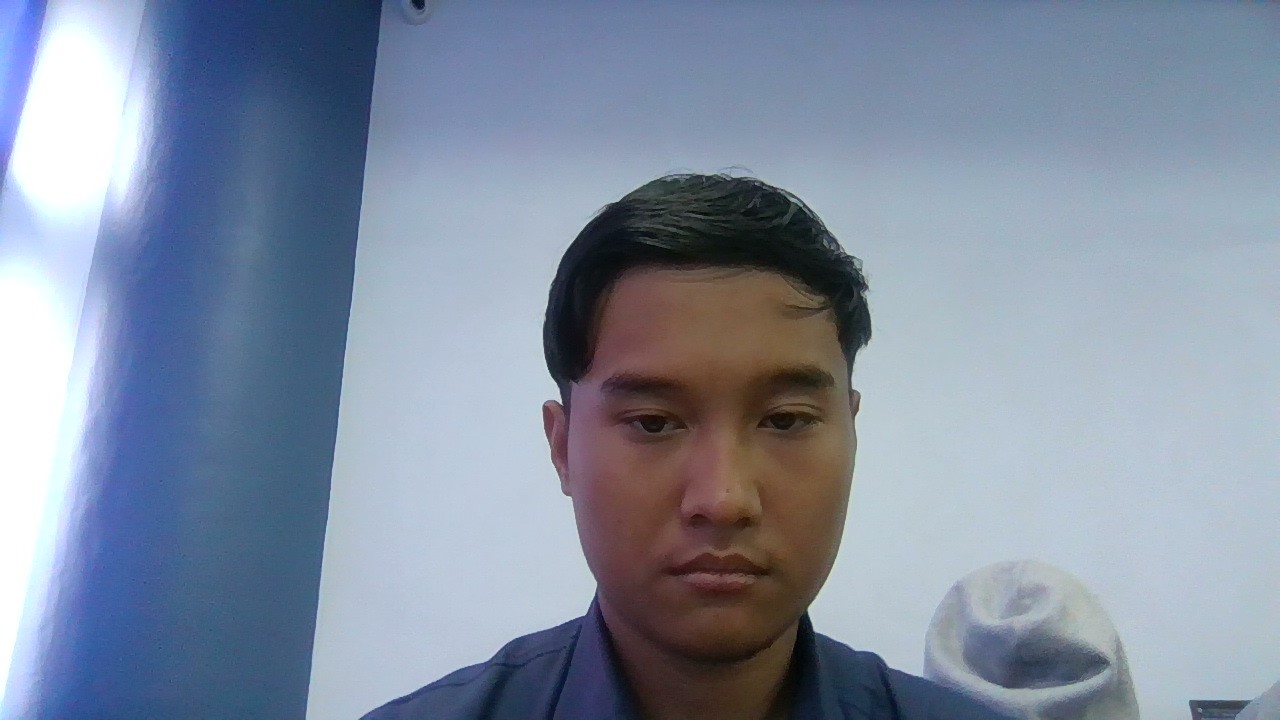
#> input picture test.jpg, 1280 x 720 px
$ python predict_age.py
#> lines starting #> are read from the running program, lines starting #| are printed output that depends on the picture
#> (reads app/models/svm_model.pkl from the repository)
import cv2
import numpy as np
import joblib
from sklearn.svm import SVC

# Fungsi untuk ekstraksi fitur LBP
def extract_lbp_features(image_path):
#> called with image_path = 'test.jpg'
    image = cv2.imread(image_path, cv2.IMREAD_GRAYSCALE)
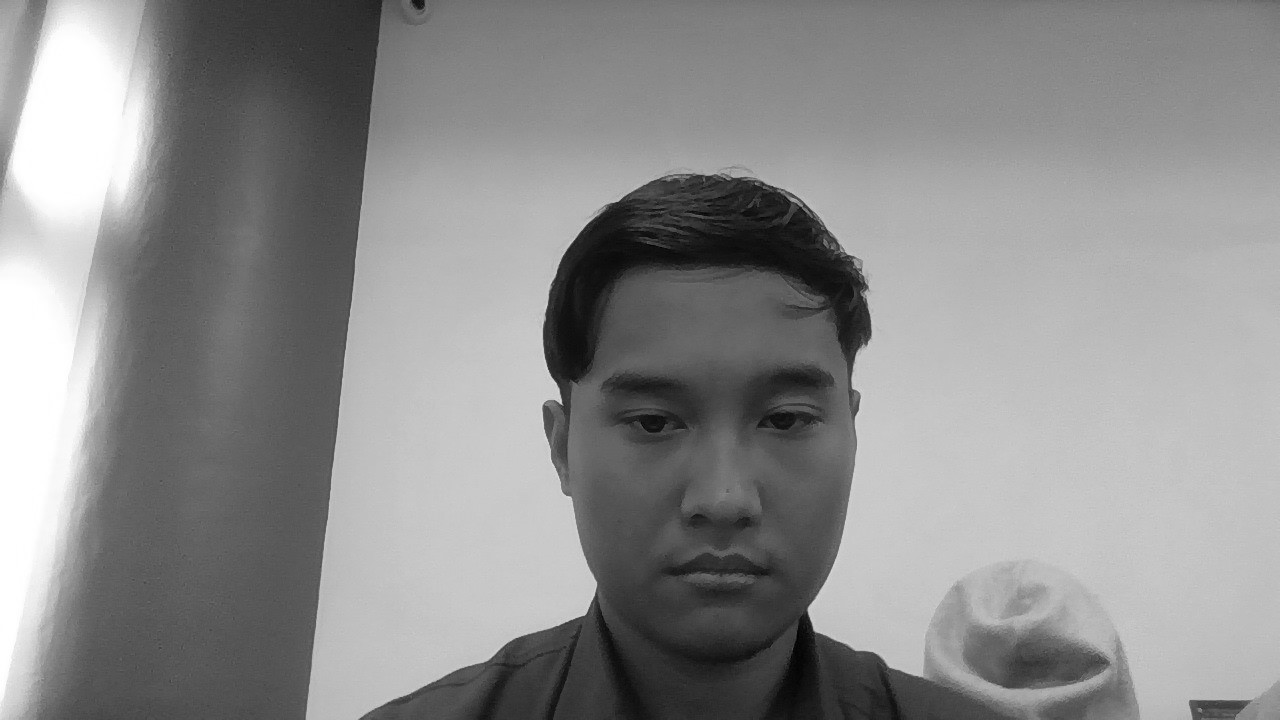
#> image: shape (720, 1280); min 0, max 255, mean 141.1
    image = cv2.resize(image, (128, 128))
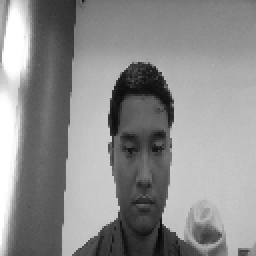
#> image: shape (128, 128) (shown 2 times larger); min 5, max 255, mean 141.1
    lbp = cv2.calcHist([image], [0], None, [256], [0, 256])
#> lbp = 256 values, max 447 at index 255, min 0 at index 0, mean 64
    return lbp.flatten()

# Memuat model yang telah disimpan
model_path = 'app/models/svm_model.pkl'
model = joblib.load(model_path)

# Fungsi untuk memprediksi usia dari gambar
def predict_age(image_path):
    # Ekstraksi fitur dari gambar
    features = extract_lbp_features(image_path)
#> features has the same summary as lbp in extract_lbp_features

    # Melakukan prediksi dengan model
#> (the run stopped early here; a loop or call above may not have finished)
